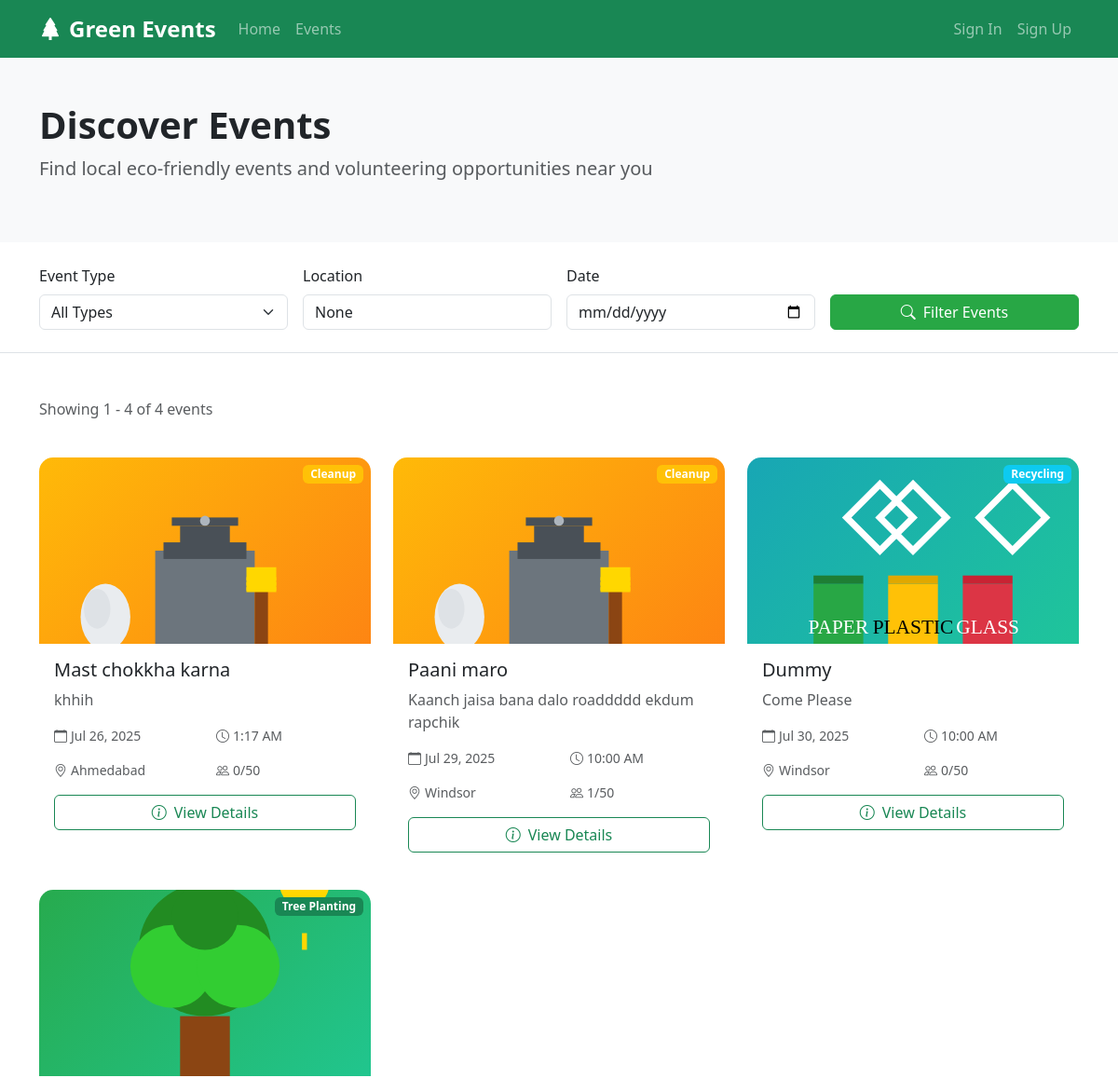
/events/ (upper part), run on an earlier commit of the app's database.
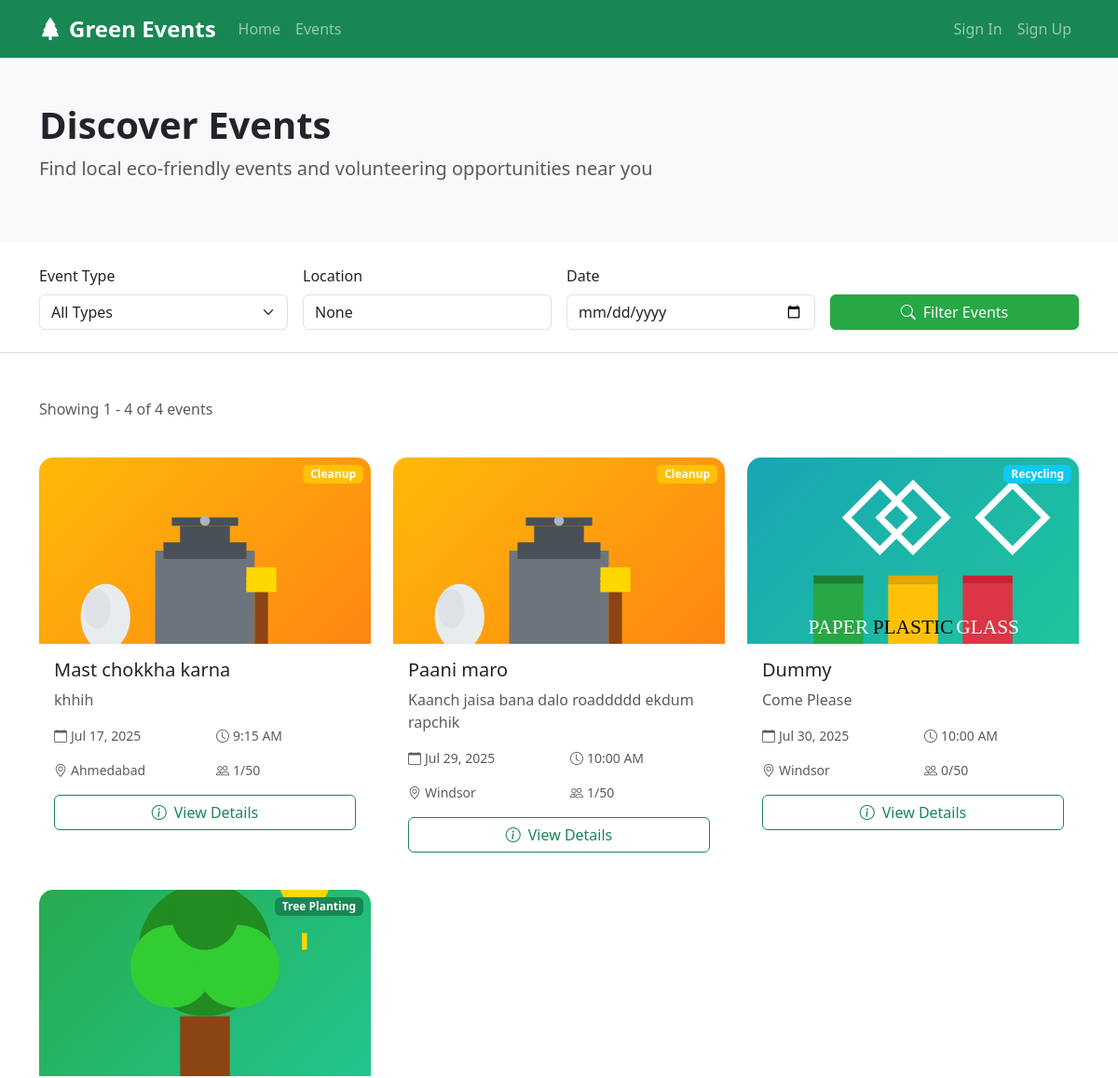
And on a later commit of the database.
### GreenTech/models.py (models this page shows, shortened)
class Event(models.Model):
    EVENT_TYPES = [
        ('tree_planting', 'Tree Planting'),
        ('cleanup', 'Cleanup'),
        ('recycling', 'Recycling'),
        ('education', 'Environmental Education'),
        ('conservation', 'Wildlife Conservation'),
        ('other', 'Other'),
    ]
    title = models.CharField(max_length=200)
    description = models.TextField()
    event_type = models.CharField(max_length=20, choices=EVENT_TYPES)
    location = models.CharField(max_length=200)
    latitude = models.DecimalField(max_digits=9, decimal_places=6, null=True, blank=True)
    longitude = models.DecimalField(max_digits=9, decimal_places=6, null=True, blank=True)
    date = models.DateField()
    start_time = models.TimeField()
    end_time = models.TimeField()
    max_participants = models.IntegerField(default=50)
    current_participants = models.IntegerField(default=0)
    organizer = models.ForeignKey(User, on_delete=models.CASCADE)
    created_at = models.DateTimeField(auto_now_add=True)
    updated_at = models.DateTimeField(auto_now=True)
    is_active = models.BooleanField(default=True)
    image = models.ImageField(upload_to='event_images/', null=True, blank=True)
    @property
    def is_full(self):
        return self.current_participants >= self.max_participants
    def get_event_image_url(self):
        if self.image:
            return self.image.url
        return get_event_type_image(self.event_type)
    def get_event_color_class(self):
        return get_event_type_color(self.event_type)

### GreenTech/views.py (the view)
# urls.py: path('events/', views.events, name='events'),
def events(request):
    events_list = Event.objects.filter(is_active=True).order_by('date', 'start_time')
    event_type = request.GET.get('event_type')
    location = request.GET.get('location')
    date_filter = request.GET.get('date')
    if event_type:
        events_list = events_list.filter(event_type=event_type)
    if location:
        events_list = events_list.filter(location__icontains=location)
    if date_filter:
        events_list = events_list.filter(date=date_filter)
    paginator = Paginator(events_list, 9)
    page_number = request.GET.get('page')
    page_obj = paginator.get_page(page_number)
    context = {
        'page_obj': page_obj,
        'event_types': Event.EVENT_TYPES,
        'current_filters': {
            'event_type': event_type,
            'location': location,
            'date': date_filter,
        }
    }
    return render(request, "GreenTech/events.html", context)

### GreenTech/utils.py (called while the page is built)
def get_event_type_image(event_type):
    event_type_images = {
        'tree_planting': '/static/images/event-types/tree-planting.svg',
        'cleanup': '/static/images/event-types/cleanup.svg',
        'recycling': '/static/images/event-types/recycling.svg',
        'education': '/static/images/event-types/education.svg',
        'conservation': '/static/images/event-types/conservation.svg',
        'other': '/static/images/event-types/other.svg',
    }
    return event_type_images.get(event_type, event_type_images['other'])

def get_event_type_color(event_type):
    event_type_colors = {
        'tree_planting': 'success',
        'cleanup': 'warning',
        'recycling': 'info',
        'education': 'primary',
        'conservation': 'danger',
        'other': 'secondary',
    }
    return event_type_colors.get(event_type, event_type_colors['other'])

### templates/GreenTech/events.html (shortened to what the changed rows need)
{% extends 'GreenTech/base.html' %}
{% block content %}
<section class="py-5 bg-light">
    <div class="container">
        <div class="row">
            <div class="col-lg-8">
                <h1 class="fw-bold">Discover Events</h1>
            </div>
        </div>
    </div>
</section>
<section class="py-5">
    <div class="container">
        {% if page_obj %}
            <div class="row">
                {% for event in page_obj %}
                    <div class="col-lg-4 col-md-6 mb-4">
                        <div class="card event-card h-100">
                            <div class="card-img-top position-relative" style="height: 200px; overflow: hidden;">
                                {% if event.image %}
                                    <img src="{{ event.image.url }}" class="w-100 h-100" alt="{{ event.title }}" style="object-fit: cover;">
                                {% else %}
                                    <img src="{{ event.get_event_image_url }}" class="w-100 h-100" alt="{{ event.title }}" style="object-fit: cover;">
                                {% endif %}
                                <span class="badge bg-{{ event.get_event_color_class }} position-absolute top-0 end-0 m-2 event-type-badge">
                                    {{ event.get_event_type_display }}
                                </span>
                            </div>
                            <div class="card-body">
                                <h5 class="card-title">{{ event.title }}</h5>
                                <p class="card-text text-muted">{{ event.description|truncatewords:20 }}</p>
                                <div class="row text-muted small mb-3">
                                    <div class="col-6">
                                        <i class="bi bi-calendar me-1"></i>{{ event.date|date:"M d, Y" }}
                                    </div>
                                    <div class="col-6">
                                        <i class="bi bi-clock me-1"></i>{{ event.start_time|time:"g:i A" }}
                                    </div>
                                </div>
                                <div class="row text-muted small mb-3">
                                    <div class="col-6">
                                        <i class="bi bi-geo-alt me-1"></i>{{ event.location }}
                                    </div>
                                    <div class="col-6">
                                        <i class="bi bi-people me-1"></i>{{ event.current_participants }}/{{ event.max_participants }}
                                    </div>
                                </div>
                                <div class="d-grid">
                                    <a href="{% url 'event_detail' event.id %}" class="btn btn-outline-success">
                                        <i class="bi bi-info-circle me-2"></i>View Details
                                    </a>
                                </div>
                            </div>
                        </div>
                    </div>
                {% endfor %}
            </div>
        {% endif %}
    </div>
</section>
{% endblock %}

What changed in the data, as far as the page shows it:
changed Event "Mast chokkha karna": date "Jul 26, 2025" → "Jul 17, 2025"; start_time "1:17 AM" → "9:15 AM"; current_participants "0" → "1"
